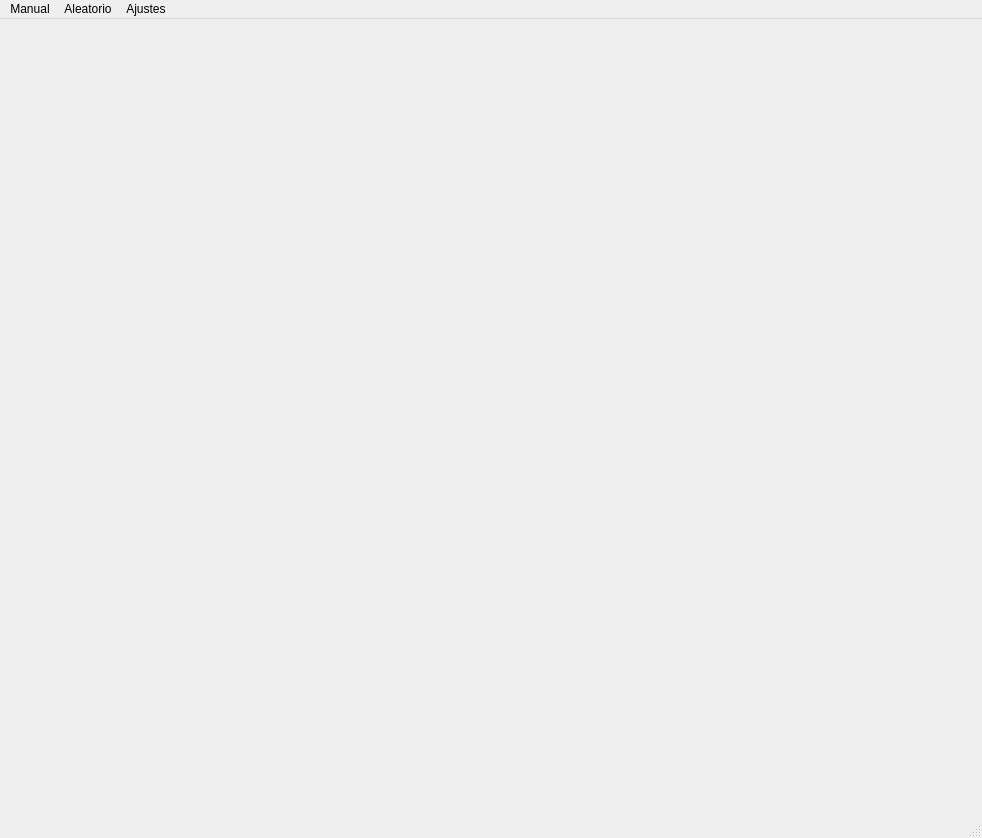
<?xml version="1.0" encoding="UTF-8"?>
<ui version="4.0">
 <class>MainWindow</class>
 <widget class="QMainWindow" name="MainWindow">
  <property name="geometry">
   <rect>
    <x>0</x>
    <y>0</y>
    <width>982</width>
    <height>838</height>
   </rect>
  </property>
  <property name="minimumSize">
   <size>
    <width>982</width>
    <height>838</height>
   </size>
  </property>
  <property name="maximumSize">
   <size>
    <width>982</width>
    <height>838</height>
   </size>
  </property>
  <property name="windowTitle">
   <string>Centro de Garantia y Vehiculos</string>
  </property>
  <widget class="QWidget" name="centralwidget"/>
  <widget class="QMenuBar" name="menubar">
   <property name="geometry">
    <rect>
     <x>0</x>
     <y>0</y>
     <width>982</width>
     <height>23</height>
    </rect>
   </property>
   <widget class="QMenu" name="menuMenu">
    <property name="title">
     <string>Manual</string>
    </property>
   </widget>
   <widget class="QMenu" name="menuAleatorio">
    <property name="title">
     <string>Aleatorio</string>
    </property>
   </widget>
   <widget class="QMenu" name="menuAjustes">
    <property name="title">
     <string>Ajustes</string>
    </property>
   </widget>
   <addaction name="menuMenu"/>
   <addaction name="menuAleatorio"/>
   <addaction name="menuAjustes"/>
  </widget>
  <widget class="QStatusBar" name="statusbar"/>
  <action name="actionManual">
   <property name="text">
    <string>Manual</string>
   </property>
  </action>
  <action name="actionAutomatico">
   <property name="text">
    <string>Aleatorio</string>
   </property>
  </action>
  <action name="actionAjustes">
   <property name="text">
    <string>Ajustes</string>
   </property>
  </action>
 </widget>
 <resources/>
 <connections/>
</ui>
